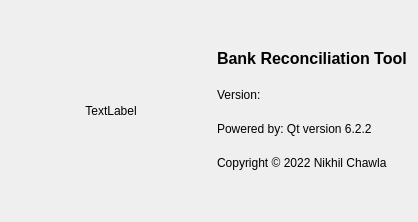
<?xml version="1.0" encoding="UTF-8"?>
<ui version="4.0">
 <class>Dialog</class>
 <widget class="QDialog" name="Dialog">
  <property name="geometry">
   <rect>
    <x>0</x>
    <y>0</y>
    <width>611</width>
    <height>325</height>
   </rect>
  </property>
  <property name="sizePolicy">
   <sizepolicy hsizetype="Fixed" vsizetype="Fixed">
    <horstretch>0</horstretch>
    <verstretch>0</verstretch>
   </sizepolicy>
  </property>
  <property name="windowTitle">
   <string>About</string>
  </property>
  <property name="modal">
   <bool>true</bool>
  </property>
  <layout class="QVBoxLayout" name="verticalLayout_2">
   <property name="sizeConstraint">
    <enum>QLayout::SetFixedSize</enum>
   </property>
   <item>
    <layout class="QHBoxLayout" name="horizontalLayout">
     <item>
      <widget class="QLabel" name="lblAboutIcon">
       <property name="enabled">
        <bool>true</bool>
       </property>
       <property name="sizePolicy">
        <sizepolicy hsizetype="Fixed" vsizetype="Fixed">
         <horstretch>0</horstretch>
         <verstretch>0</verstretch>
        </sizepolicy>
       </property>
       <property name="minimumSize">
        <size>
         <width>200</width>
         <height>200</height>
        </size>
       </property>
       <property name="baseSize">
        <size>
         <width>150</width>
         <height>150</height>
        </size>
       </property>
       <property name="toolTip">
        <string notr="true"/>
       </property>
       <property name="statusTip">
        <string notr="true"/>
       </property>
       <property name="whatsThis">
        <string notr="true"/>
       </property>
       <property name="accessibleName">
        <string notr="true"/>
       </property>
       <property name="accessibleDescription">
        <string notr="true"/>
       </property>
       <property name="text">
        <string>TextLabel</string>
       </property>
       <property name="alignment">
        <set>Qt::AlignCenter</set>
       </property>
      </widget>
     </item>
     <item>
      <layout class="QVBoxLayout" name="verticalLayout">
       <property name="spacing">
        <number>2</number>
       </property>
       <item>
        <spacer name="verticalSpacer_2">
         <property name="orientation">
          <enum>Qt::Vertical</enum>
         </property>
         <property name="sizeType">
          <enum>QSizePolicy::Fixed</enum>
         </property>
         <property name="sizeHint" stdset="0">
          <size>
           <width>20</width>
           <height>20</height>
          </size>
         </property>
        </spacer>
       </item>
       <item>
        <widget class="QLabel" name="label">
         <property name="sizePolicy">
          <sizepolicy hsizetype="Fixed" vsizetype="Fixed">
           <horstretch>0</horstretch>
           <verstretch>0</verstretch>
          </sizepolicy>
         </property>
         <property name="font">
          <font>
           <pointsize>12</pointsize>
           <bold>true</bold>
          </font>
         </property>
         <property name="text">
          <string>Bank Reconciliation Tool</string>
         </property>
        </widget>
       </item>
       <item>
        <widget class="QLabel" name="lblVersion">
         <property name="sizePolicy">
          <sizepolicy hsizetype="Fixed" vsizetype="Fixed">
           <horstretch>0</horstretch>
           <verstretch>0</verstretch>
          </sizepolicy>
         </property>
         <property name="text">
          <string>Version: </string>
         </property>
        </widget>
       </item>
       <item>
        <widget class="QLabel" name="lblPoweredBy">
         <property name="sizePolicy">
          <sizepolicy hsizetype="Fixed" vsizetype="Fixed">
           <horstretch>0</horstretch>
           <verstretch>0</verstretch>
          </sizepolicy>
         </property>
         <property name="text">
          <string>Powered by: Qt version 6.2.2</string>
         </property>
        </widget>
       </item>
       <item>
        <widget class="QLabel" name="label_4">
         <property name="sizePolicy">
          <sizepolicy hsizetype="Fixed" vsizetype="Fixed">
           <horstretch>0</horstretch>
           <verstretch>0</verstretch>
          </sizepolicy>
         </property>
         <property name="text">
          <string>Copyright © 2022 Nikhil Chawla</string>
         </property>
        </widget>
       </item>
       <item>
        <spacer name="verticalSpacer">
         <property name="orientation">
          <enum>Qt::Vertical</enum>
         </property>
         <property name="sizeType">
          <enum>QSizePolicy::Fixed</enum>
         </property>
         <property name="sizeHint" stdset="0">
          <size>
           <width>20</width>
           <height>20</height>
          </size>
         </property>
        </spacer>
       </item>
      </layout>
     </item>
    </layout>
   </item>
  </layout>
 </widget>
 <resources/>
 <connections/>
</ui>
